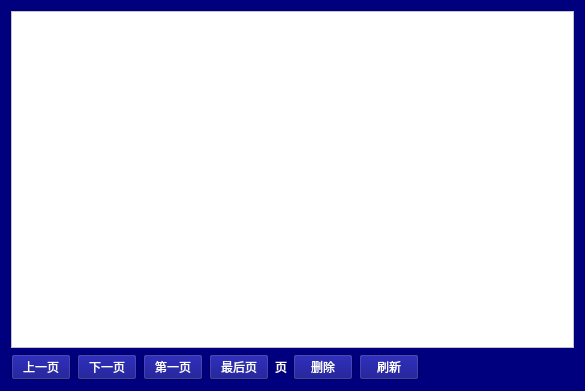
<?xml version="1.0" encoding="UTF-8"?>
<ui version="4.0">
 <class>Form</class>
 <widget class="QWidget" name="Form">
  <property name="geometry">
   <rect>
    <x>0</x>
    <y>0</y>
    <width>585</width>
    <height>391</height>
   </rect>
  </property>
  <property name="windowTitle">
   <string>Form</string>
  </property>
  <property name="styleSheet">
   <string notr="true">background-color: rgb(0, 0, 127);
color: rgb(255, 255, 255);</string>
  </property>
  <layout class="QVBoxLayout" name="verticalLayout_2">
   <item>
    <layout class="QVBoxLayout" name="verticalLayout_3">
     <item>
      <layout class="QVBoxLayout" name="verticalLayout">
       <item>
        <widget class="QTableView" name="tableView">
         <property name="styleSheet">
          <string notr="true">background-color: rgb(255, 255, 255);
color: rgb(0, 0, 0);</string>
         </property>
        </widget>
       </item>
      </layout>
     </item>
     <item>
      <layout class="QHBoxLayout" name="horizontalLayout">
       <item>
        <widget class="QPushButton" name="pushButton">
         <property name="maximumSize">
          <size>
           <width>60</width>
           <height>16777215</height>
          </size>
         </property>
         <property name="text">
          <string>上一页</string>
         </property>
        </widget>
       </item>
       <item>
        <widget class="QPushButton" name="pushButton_2">
         <property name="maximumSize">
          <size>
           <width>60</width>
           <height>16777215</height>
          </size>
         </property>
         <property name="text">
          <string>下一页</string>
         </property>
        </widget>
       </item>
       <item>
        <widget class="QPushButton" name="pushButton_3">
         <property name="maximumSize">
          <size>
           <width>60</width>
           <height>16777215</height>
          </size>
         </property>
         <property name="text">
          <string>第一页</string>
         </property>
        </widget>
       </item>
       <item>
        <widget class="QPushButton" name="pushButton_4">
         <property name="maximumSize">
          <size>
           <width>60</width>
           <height>16777215</height>
          </size>
         </property>
         <property name="text">
          <string>最后页</string>
         </property>
        </widget>
       </item>
       <item>
        <widget class="QLabel" name="label">
         <property name="text">
          <string>页</string>
         </property>
        </widget>
       </item>
       <item>
        <widget class="QPushButton" name="pushButton_5">
         <property name="maximumSize">
          <size>
           <width>60</width>
           <height>16777215</height>
          </size>
         </property>
         <property name="text">
          <string>删除</string>
         </property>
        </widget>
       </item>
       <item>
        <widget class="QPushButton" name="pushButton_6">
         <property name="maximumSize">
          <size>
           <width>60</width>
           <height>16777215</height>
          </size>
         </property>
         <property name="text">
          <string>刷新</string>
         </property>
        </widget>
       </item>
       <item>
        <spacer name="horizontalSpacer">
         <property name="orientation">
          <enum>Qt::Horizontal</enum>
         </property>
         <property name="sizeHint" stdset="0">
          <size>
           <width>60</width>
           <height>20</height>
          </size>
         </property>
        </spacer>
       </item>
      </layout>
     </item>
    </layout>
   </item>
  </layout>
 </widget>
 <resources/>
 <connections/>
</ui>
